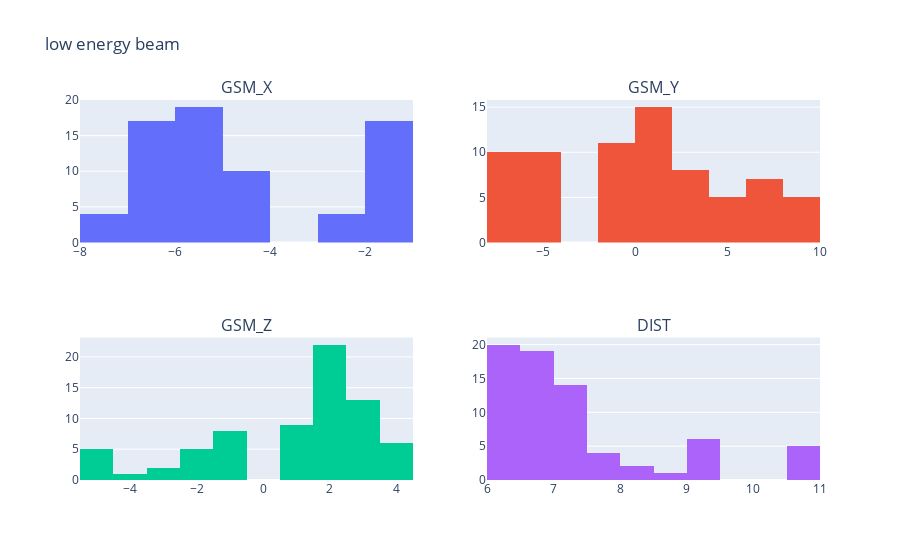

Notebook code cell kept with this figure:
### Code cell
# property_to_plot = 'dist'

index = (df['eflux'] > 0) & (df['GSM_X'] < -1)  & (df['compression_mode']) & (df['year'] == 2017) & (df['region'] == 'bl') & (df['energy_int'] < 40)

fig = make_subplots(rows=2, cols=2, subplot_titles=("GSM_X", "GSM_Y", "GSM_Z", "DIST"))

fig.add_trace(go.Histogram(x=df.loc[index,'GSM_X']), row=1, col=1)
fig.add_trace(go.Histogram(x=df.loc[index,'GSM_Y']), row=1, col=2)
fig.add_trace(go.Histogram(x=df.loc[index,'GSM_Z']), row=2, col=1)
fig.add_trace(go.Histogram(x=df.loc[index,'DIST']), row=2, col=2)

fig.update_layout(showlegend=False, title='low energy beam')

fig.show()

### Figure 1 — Plotly figure (JSON) as saved in the notebook; plotly's stock layout.template omitted (floating-point values rounded to 4 significant figures)
{"data": [{"type": "histogram", "x": [-1.624, -1.59, -1.449, -1.431, -1.412, -5.671, -5.574, -5.525, -5.427, -5.377, -5.328, -2.992, -2.931, -2.87, -5.947, -6.151, -6.218, -6.285, -6.351, -4.586, -4.52, -4.454, -4.387, -4.32, -4.253, -6.146, -6.081, -5.951, -5.886, -5.515, -5.446, -5.377, -5.307, -7.003, -6.945, -6.015, -5.949, -5.883, -1.439, -1.481, -1.852, -6.558, -6.289, -6.231, -6.171, -6.112, -1.248, -1.273, -1.298, -1.323, -1.348, -6.199, -6.146, -6.094, -6.041, -5.987, -5.933, -5.879, -5.824, -7.587, -7.354, -7.314, -4.294, -4.281, -4.267, -4.238, -1.869, -1.885, -2.023, -1.415, -1.497], "xaxis": "x", "yaxis": "y"}, {"type": "histogram", "x": [-5.939, -6.065, -6.552, -6.611, -6.669, -6.416, -6.367, -6.342, -6.292, -6.267, -6.242, -5.09, -5.052, -5.014, 3.314, 3.322, 3.325, 3.327, 3.329, -4.299, -4.281, -4.263, -4.245, -4.226, -4.207, -1.61, -1.627, -1.66, -1.676, -1.255, -1.27, -1.284, -1.299, 0.03809, 0.008272, -0.4384, -0.468, -0.4976, 5.969, 6.019, 6.46, 0.3716, 0.9195, 0.8778, 0.836, 0.7941, 9.582, 9.619, 9.656, 9.693, 9.73, 1.552, 1.503, 1.453, 1.404, 1.355, 1.305, 1.256, 1.206, 3.779, 3.501, 3.454, 4.806, 4.736, 4.666, 4.524, 7.569, 7.509, 6.947, 6.871, 6.624], "xaxis": "x2", "yaxis": "y2"}, {"type": "histogram", "x": [-2.102, -2.121, -2.195, -2.204, -2.213, 3.999, 3.981, 3.972, 3.953, 3.943, 3.933, 2.425, 2.412, 2.398, -0.5652, -0.555, -0.5515, -0.548, -0.5445, 2.243, 2.226, 2.21, 2.193, 2.176, 2.159, 3.243, 3.226, 3.19, 3.172, 3.072, 3.057, 3.041, 3.026, 2.784, 2.776, 2.632, 2.62, 2.608, -3.385, -3.402, -3.544, 2.328, 2.059, 2.056, 2.053, 2.05, -4.509, -4.528, -4.548, -4.568, -4.588, 1.85, 1.844, 1.837, 1.829, 1.822, 1.814, 1.806, 1.798, 1.092, 1.154, 1.164, 1.174, 1.167, 1.16, 1.145, -0.8378, -0.8295, -0.7483, 1.499, 1.417], "xaxis": "x3", "yaxis": "y3"}, {"type": "histogram", "x": [6.506, 6.619, 7.06, 7.114, 7.167, 9.451, 9.352, 9.302, 9.201, 9.151, 9.1, 6.383, 6.319, 6.255, 6.831, 7.013, 7.073, 7.132, 7.192, 6.674, 6.612, 6.55, 6.487, 6.423, 6.36, 7.133, 7.074, 6.954, 6.893, 6.437, 6.373, 6.31, 6.246, 7.537, 7.479, 6.58, 6.518, 6.455, 7.011, 7.071, 7.597, 6.969, 6.681, 6.62, 6.558, 6.495, 10.66, 10.71, 10.75, 10.8, 10.84, 6.652, 6.591, 6.529, 6.466, 6.403, 6.34, 6.277, 6.213, 8.546, 8.226, 8.171, 6.551, 6.49, 6.428, 6.304, 7.841, 7.786, 7.275, 7.174, 6.937], "xaxis": "x4", "yaxis": "y4"}], "layout": {"annotations": [{"font": {"size": 16}, "showarrow": false, "text": "GSM_X", "x": 0.225, "xanchor": "center", "xref": "paper", "y": 1, "yanchor": "bottom", "yref": "paper"}, {"font": {"size": 16}, "showarrow": false, "text": "GSM_Y", "x": 0.775, "xanchor": "center", "xref": "paper", "y": 1, "yanchor": "bottom", "yref": "paper"}, {"font": {"size": 16}, "showarrow": false, "text": "GSM_Z", "x": 0.225, "xanchor": "center", "xref": "paper", "y": 0.375, "yanchor": "bottom", "yref": "paper"}, {"font": {"size": 16}, "showarrow": false, "text": "DIST", "x": 0.775, "xanchor": "center", "xref": "paper", "y": 0.375, "yanchor": "bottom", "yref": "paper"}], "showlegend": false, "title": {"text": "low energy beam"}, "xaxis": {"anchor": "y", "domain": [0, 0.45]}, "xaxis2": {"anchor": "y2", "domain": [0.55, 1]}, "xaxis3": {"anchor": "y3", "domain": [0, 0.45]}, "xaxis4": {"anchor": "y4", "domain": [0.55, 1]}, "yaxis": {"anchor": "x", "domain": [0.625, 1]}, "yaxis2": {"anchor": "x2", "domain": [0.625, 1]}, "yaxis3": {"anchor": "x3", "domain": [0, 0.375]}, "yaxis4": {"anchor": "x4", "domain": [0, 0.375]}}}
